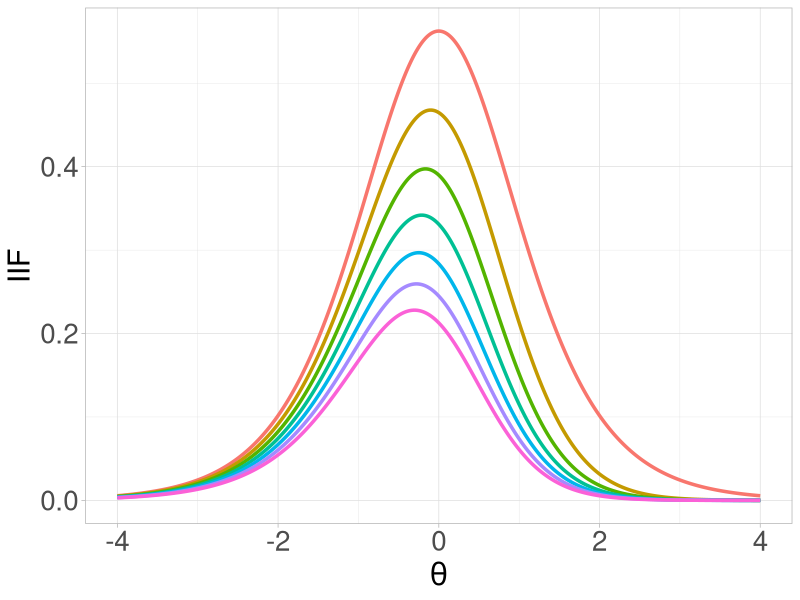

Write the R code that produced this figure. (Note: this script raises an error after producing the figure.)
# gif per la stanchezza 
library(tidyverse)
IRT <- function(theta, a = 1, b = 0, c = 0,e = 1) {
  y <- c + (e - c) * (exp(a * (theta - b)) / (1 + exp(a * (theta - b))))
  return(y)
}
# calcola l'IIF per un item specifico
# i_info <- function(b, a=1,c=0, e= 1,  theta = seq(-5,5,length.out=1000)){
#   Ii = (a^2)*IRT(theta, b = b, a = a, e = e, c=c)*(1- IRT(theta, b = b, a = a, e = e,c=c ))
#   return(Ii)
# }
i_info <- function(b, a=1,c=0, e= 1,  theta = seq(-5,5,length.out=1000)){
  P = IRT(theta, b = b, a = a, e = e, c=c)
  Q = 1 - P 
  # Ii = (a^2)*(Q/P)*((P-c)/(e-c))^2
  # Ii = (a^2)*(Q*P/e^2)
  num = (a^2)*((P-c)^2)*((e-P)^2)
  den = ((e-c)^2)*P*Q
  Ii = num/den
  return(Ii)
}
item_info <- function(ipar, theta = seq(-5,5,length.out=1000)){
  item <- NULL
  for(i in 1:nrow(ipar)){
    item[[i]] <- i_info(b = ipar[i, "b"],a = ipar[i, "a"], c = ipar[i, "c"], e = ipar[i, "e"], theta = theta)
  }
  item = data.frame(do.call("cbind", item))
  colnames(item) = rownames(ipar)
  return(item)
}

# uso sempre lo stesso item e faccio vedere come può cambiare la sua curva 
# in funzione di d che cresce 
# lo faccio sia per la ICC sia per la sua IIF con colori diversi 
theta = seq(-4,4,length.out = 1000)
itempar =  data.frame(a = rep(1.5, 7), 
                      b = rep(0, 7), 
                     c = rep(0,7), 
                     e = exp(-0.1*(0:6)))
iif = item_info(itempar, theta)
# colnames(iif) = paste0("r", 1:ncol(iif))
iifs = cbind(theta, iif)
ilong = pivot_longer(iifs, cols = !theta)
ilong$name = as.integer(ilong$name)

giif = ggplot() + 
  geom_line(data = ilong, aes(x = theta, y = value, color = factor(name)), 
            linewidth = 1.2) + 
  theme_light() + ylab("IIF") + xlab(expression(theta)) + 
  theme(axis.text = element_text(size = 20), 
        axis.title = element_text(size = 22), 
        legend.position = "none")
library(gganimate)
anim <- giif +
  transition_states(name, transition_length = 1, state_length = 1) + 
  labs(subtitle = "rank: {closest_state}") +
  shadow_mark(past = TRUE) +
  theme(
    plot.subtitle = element_text(size = 24)  # Cambia qui la dimensione
  )

animate(anim, renderer = gifski_renderer("iifgif.gif"))

# grafico delle IIFs 
iics = data.frame(matrix(nrow = length(theta), ncol = nrow(itempar)))

for (i in 1:ncol(iics)) {
  iics[, i] = IRT(theta, a = 1.5, b = 0, c = 0, e = itempar$e[i])
}

iics = cbind(theta, iics)
iilong = pivot_longer(iics, cols = !theta)
iilong$name = as.integer(gsub("X", "", iilong$name))
gicc = ggplot() + 
  geom_line(data = iilong, aes(x = theta, y = value, color = factor(name)), 
            linewidth = 1.2) + 
  theme_light() + ylab("P( x = 1)") + xlab(expression(theta)) + 
  theme(axis.text = element_text(size = 20), 
        axis.title = element_text(size = 22), 
        legend.position = "none")

anim <- gicc +
  transition_states(name, transition_length = 1, state_length = 1) + 
  labs(subtitle = "rank: {closest_state}") +
  shadow_mark(past = TRUE)+
  theme(
    plot.subtitle = element_text(size = 24)  # Cambia qui la dimensione
  )

animate(anim, renderer = gifski_renderer("iccgif.gif"))
